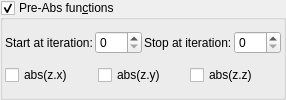
    <widget class="MyGroupBox" name="groupCheck_transf_function_enabledAx_false">
     <property name="title">
      <string>Pre-Abs fun&amp;ctions</string>
     </property>
     <property name="checkable">
      <bool>true</bool>
     </property>
     <layout class="QVBoxLayout" name="verticalLayout_12" stretch="0,0">
      <property name="spacing">
       <number>2</number>
      </property>
      <property name="leftMargin">
       <number>2</number>
      </property>
      <property name="topMargin">
       <number>2</number>
      </property>
      <property name="rightMargin">
       <number>2</number>
      </property>
      <property name="bottomMargin">
       <number>2</number>
      </property>
      <item>
       <layout class="QGridLayout" name="gridLayout_67">
        <property name="spacing">
         <number>2</number>
        </property>
        <item row="1" column="3">
         <widget class="MySpinBox" name="spinboxInt_transf_stop_iterations_A">
          <property name="sizePolicy">
           <sizepolicy hsizetype="Minimum" vsizetype="Maximum">
            <horstretch>0</horstretch>
            <verstretch>0</verstretch>
           </sizepolicy>
          </property>
          <property name="maximum">
           <number>999</number>
          </property>
         </widget>
        </item>
        <item row="1" column="1">
         <widget class="MySpinBox" name="spinboxInt_transf_start_iterations_A">
          <property name="sizePolicy">
           <sizepolicy hsizetype="Minimum" vsizetype="Maximum">
            <horstretch>0</horstretch>
            <verstretch>0</verstretch>
           </sizepolicy>
          </property>
          <property name="maximum">
           <number>999</number>
          </property>
         </widget>
        </item>
        <item row="1" column="0">
         <widget class="QLabel" name="label_262">
          <property name="text">
           <string>Start at iteration:</string>
          </property>
         </widget>
        </item>
        <item row="1" column="2">
         <widget class="QLabel" name="label_254">
          <property name="text">
           <string>Stop at iteration:</string>
          </property>
         </widget>
        </item>
       </layout>
      </item>
      <item>
       <layout class="QGridLayout" name="gridLayout_68" columnstretch="0,0,0,0">
        <property name="spacing">
         <number>2</number>
        </property>
        <item row="0" column="1">
         <widget class="QCheckBox" name="checkBox_transf_function_enabledCx_false">
          <property name="text">
           <string notr="true">abs(z.x)</string>
          </property>
         </widget>
        </item>
        <item row="0" column="2">
         <widget class="QCheckBox" name="checkBox_transf_function_enabledCy_false">
          <property name="text">
           <string notr="true">abs(z.y)</string>
          </property>
         </widget>
        </item>
        <item row="0" column="3">
         <widget class="QCheckBox" name="checkBox_transf_function_enabledCz_false">
          <property name="text">
           <string notr="true">abs(z.z)</string>
          </property>
         </widget>
        </item>
       </layout>
      </item>
     </layout>
    </widget>
